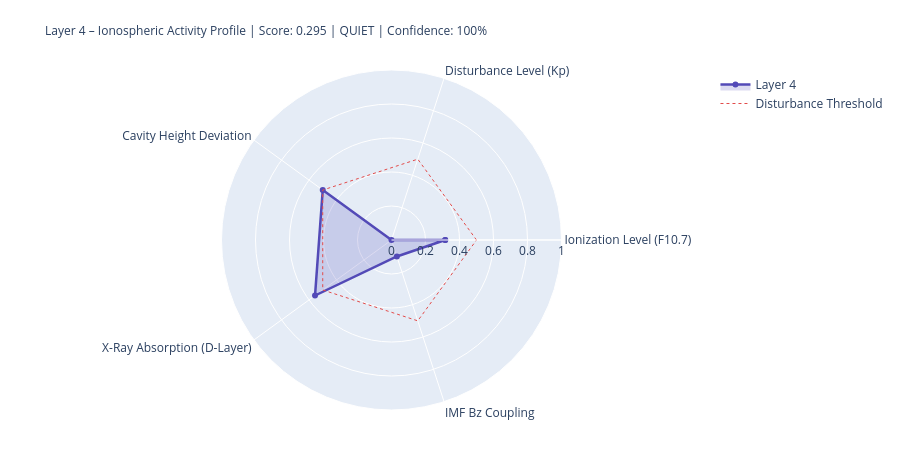

Notebook cell for this chart:
### Markdown cell above
---
## 4. State Assessment & Handoff to Layer 5

### Code cell
# ============================================================
# LAYER-4-SCORE
# ============================================================

COMPONENTS = {
    'Ionization Level (F10.7)':    {'score': ioniz,       'source': 'primary' if f107_now else 'from_layer0', 'dynamic': True},
    'Disturbance Level (Kp)':          {'score': disturb,     'source': 'primary' if kp_now   else 'from_layer0', 'dynamic': True},
    'Cavity Height Deviation':    {'score': h_dev,       'source': 'derived',                                'dynamic': True},
    'X-Ray Absorption (D-Layer)':{'score': xray_ioniz,  'source': 'primary' if xray_now else 'missing',     'dynamic': True},
    'IMF Bz Coupling':             {'score': bz_coupling, 'source': 'primary' if bz_now   else 'from_layer0', 'dynamic': True},
}

available    = {k: v['score'] for k, v in COMPONENTS.items() if v['score'] is not None}
unavailable  = [k for k, v in COMPONENTS.items() if v['score'] is None]
layer4_score = round(sum(available.values()) / len(available), 4) if available else None
confidence   = round(len(available) / len(COMPONENTS), 2)
level = ('unknown' if layer4_score is None
         else 'quiet'   if layer4_score < 0.3
         else 'moderate' if layer4_score < 0.6
         else 'active')
dominant_l4 = max(available, key=available.get) if available else 'none'

# Resonance delta for Schumann SR-1
sr1_ref = schumann_freq(1, 80.0)
sr1_now = schumann_freq(1, h_eff)
sr1_delta_mhz = (sr1_now - sr1_ref) * 1000

# Propagation conditions
prop_cond = ('disturbed'   if kp_val > 4
             else 'unsettled' if kp_val > 2
             else 'normal')
if xray_class in ['X', 'M']:
    prop_cond = 'Radio-Blackout moeglich'

W = 68
print('=' * W)
print('LAYER 4 – IONOSPHERE – STATE ASSESSMENT')
print('=' * W)
for name, comp in COMPONENTS.items():
    s = comp['score']
    if s is not None:
        bar = '█' * int(s * 20) + '░' * (20 - int(s * 20))
        print(f'  {name:<36} {bar}  {s:.3f}  [{comp["source"]}]')
    else:
        print(f'  {name:<36} {"─" * 20}  n/a   [missing]')
print('-' * W)
print(f'  Score:          {layer4_score:.3f}  ({len(available)}/{len(COMPONENTS)} components)')
print(f'  Confidence:     {confidence:.0%}')
print(f'  Level:          {level.upper()}')
print(f'  Dominant:       {dominant_l4}')
print(f'  Cavity height:  {h_eff:.1f} km  (Ref: 80.0 km)')
print(f'  SR-1:           {sr1_now:.3f} Hz  (Δ {sr1_delta_mhz:+.1f} mHz vs. ref)')
print(f'  Propagation:    {prop_cond}')
print(f'  X-Ray:          {xray_class}-class  ({xray_now:.2e} W/m²)' if xray_now else '  X-Ray:          n/a')
print('=' * W)

# Radar
cats   = list(available.keys())
vals_r = list(available.values())
if len(cats) >= 3:
    fig = go.Figure()
    fig.add_trace(go.Scatterpolar(
        r=vals_r + [vals_r[0]], theta=cats + [cats[0]],
        fill='toself', fillcolor='rgba(83,74,183,0.20)',
        line=dict(color='#534AB7', width=2.5), name='Layer 4'
    ))
    fig.add_trace(go.Scatterpolar(
        r=[0.5] * (len(cats)+1), theta=cats + [cats[0]],
        line=dict(color='#E24B4A', dash='dot', width=1),
        mode='lines', name='Disturbance Threshold'
    ))
    fig.update_layout(
        title=dict(
            text=f'Layer 4 – Ionospheric Activity Profile | Score: {layer4_score:.3f} | {level.upper()} | Confidence: {confidence:.0%}',
            font=dict(size=12)
        ),
        polar=dict(radialaxis=dict(visible=True, range=[0, 1])),
        height=450, showlegend=True,
        margin=dict(l=80, r=80, t=70, b=40)
    )
    fig.show()

### Figure 1 — Plotly figure (JSON) as saved in the notebook; plotly's stock layout.template omitted (floating-point values rounded to 4 significant figures)
{"data": [{"fill": "toself", "fillcolor": "rgba(83,74,183,0.20)", "line": {"color": "#534AB7", "width": 2.5}, "name": "Layer 4", "r": [0.316, 0.0, 0.5, 0.556, 0.102, 0.316], "theta": ["Ionization Level (F10.7)", "Disturbance Level (Kp)", "Cavity Height Deviation", "X-Ray Absorption (D-Layer)", "IMF Bz Coupling", "Ionization Level (F10.7)"], "type": "scatterpolar"}, {"line": {"color": "#E24B4A", "dash": "dot", "width": 1}, "mode": "lines", "name": "Disturbance Threshold", "r": [0.5, 0.5, 0.5, 0.5, 0.5, 0.5], "theta": ["Ionization Level (F10.7)", "Disturbance Level (Kp)", "Cavity Height Deviation", "X-Ray Absorption (D-Layer)", "IMF Bz Coupling", "Ionization Level (F10.7)"], "type": "scatterpolar"}], "layout": {"height": 450, "margin": {"b": 40, "l": 80, "r": 80, "t": 70}, "polar": {"radialaxis": {"range": [0, 1], "visible": true}}, "showlegend": true, "title": {"font": {"size": 12}, "text": "Layer 4 – Ionospheric Activity Profile | Score: 0.295 | QUIET | Confidence: 100%"}}}
